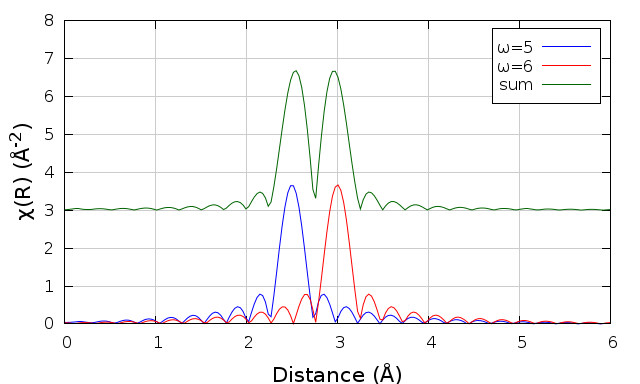

This chart was generated by the following gnuplot code:
set term wx font 'Droid Sans,12' enhanced
#set term postscript landscape enhanced color
#set out 'figure5.ps'
set encoding iso_8859_15
#set style data lines

set xlabel '{/=16 Distance ({\305})}' offset 0,0
set ylabel '{/=16 {/Symbol c}(R) ({\305}^{-2})}' offset 0,0

set xrange [0:6]
set yrange [0:8]

plot 'beat_r.dat' using 1:2 with lines ls 1 title '{/Symbol w}=5',\
     'beat_r.dat' using 1:3 with lines ls 2 title '{/Symbol w}=6',\
     'beat_r.dat' using 1:($4+3) with lines ls 3 title 'sum'
